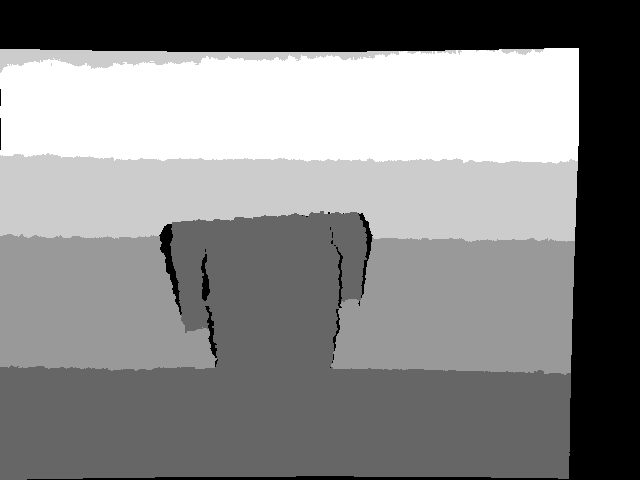
#> input picture unsorted/Unit Tests/learn0.png, 640 x 480 px
$ python test_LineCurveFeat.py   (older library calls are emulated)
#> lines starting #> are read from the running program, lines starting #| are printed output that depends on the picture
### legacyCode/utility.py
import cv2
import matplotlib as plt
import numpy as np
import random as rand
from skimage import morphology


# [36 lines left out: functions auto_canny, create_img, clahe, not called in this run]


def normalize_depth(depthimg, colormap=False):
    # Normalize depth image
    min, max, minloc, maxloc = cv2.minMaxLoc(depthimg)
    adjmap = np.zeros_like(depthimg)
    dst = cv2.convertScaleAbs(depthimg, adjmap, 255 / (max - min), -min)
    if colormap == True:
        return cv2.applyColorMap(dst, cv2.COLORMAP_JET)
    else:
        return dst


# [233 lines left out: functions morpho, curve_discont, depth_discont, edge_detect, mask_contours, find_contours and 4 more, not called in this run]


def get_orientation(line, window_size):
    dy = abs(line[0] - line[2])
    dx = abs(line[1] - line[3])
    # Vertical or horizontal line test
    if dy > dx or dy == dx:
        pt1 = [line[0], line[1] - window_size]
        pt2 = [line[0], line[1] + window_size]
        pt3 = [line[2], line[3] - window_size]
        pt4 = [line[2], line[3] + window_size]
        return pt1, pt2, pt3, pt4
    else:
        pt1 = [line[0] - window_size, line[1]]
        pt2 = [line[0] + window_size, line[1]]
        pt3 = [line[2] - window_size, line[3]]
        pt4 = [line[2] + window_size, line[3]]
        return pt1, pt2, pt3, pt4


# [16 lines left out: function get_direction_py, not called in this run]

def get_ordering(pt1, pt2, pt3, pt4):
    temp1 = np.linalg.norm(np.subtract((np.add(pt1, pt3) / 2.0), (np.add(pt2, pt4) / 2.0)))
    temp2 = np.linalg.norm(np.subtract((np.add(pt1, pt4) / 2.0), (np.add(pt2, pt3) / 2.0)))
    res = np.array([pt1, pt3, pt4, pt2]) if temp1 > temp2 else np.array([pt1, pt4, pt3, pt2])
    return [[int(i) for i in pt] for pt in res]


# [98 lines left out: functions draw_convex, draw_convex_py, draw_lf, draw_lp, swap_indices_m, swap_indices, not called in this run]


def swap_cols(arr, frm, to):
    arr[:,[frm, to]] = arr[:,[to, frm]]


# [5 lines left out: function squeeze_ndarr, not called in this run]

### unsorted/LabelLineCurveFeature.py
import cv2
import numpy as np

from legacyCode.utility import get_orientation, get_ordering


# Written 11/8/2016
# Label Line curve feature
# Pre-condition: Gets the depth image and list of line segments and parameters
# Post-condition: Returns a list of lines labeled as curvature edges or discontinuities
# ----------------
# We define curvature edges as lines (or curves) on the object and discontinuities as those lines
# on the outside edges of the object where you can see it touching the background.

# 12/5/2016 - Gets some of the lines, but not all and doesn't get any lines past a particular index


def swap_indices(arr):
    res = []
    for i, e in enumerate(arr):
        res.append([arr[i][1] - 1, arr[i][0] - 1])
    return np.array(res)


def roipoly(src, poly):
    mask = np.zeros_like(src, dtype=np.uint8)

    cv2.fillConvexPoly(mask, poly, 255) # Create the ROI
    res = src * mask
    # [5 lines of commented-out code are left out]
    return res


# [30 lines left out: function roipoly2, not called in this run]


def classify_curves(src, list_lines, list_points, window_size):
    im_size = src.shape
    out = []
    for index, line in enumerate(list_lines):
        pt1, pt2, pt3, pt4 = get_orientation(line, window_size)
        win = get_ordering(pt1, pt2, pt3, pt4)
        # win2 = get_ordering(pt1, pt2, pt3, pt4)
        win = swap_indices(win)

        # print(win)
        mask4 = roipoly(src, win)
        # mask0 = np.array(roipoly2(src, line, win2))
        area = cv2.contourArea(np.int32([win]))
        # print('Mask4 area:', area)
        # print('Mask4 count:', cv2.countNonZero(mask4))


        # a1 = np.mean(mask4[np.nonzero(mask4)])
        a1 = sum(src[np.nonzero(mask4)]) / cv2.countNonZero(mask4)
        # a1 = sum(mask4)) / cv2.countNonZero(np.array(mask4))

        # Get mask of values on the line
        lx = list_points[index]
        temp_list = []
        for ii in lx:
            t1, t2 = np.unravel_index([ii - 1], im_size, order='F')
            temp_list.append([t1[0], t2[0]])

        mask5 = []
        for i in temp_list:
            mask5.append(src[i[0], i[1]])

        mask5 = [value for value in mask5 if value != 0]
        a2 = np.mean(mask5)

        # print('A1', a1, '\nA2', a2)

        b1 = cv2.countNonZero(mask4) * a1 - len(mask5) * a2
        try:
            b11 = float(b1) / (cv2.countNonZero(mask4) - len(mask5))
        except ZeroDivisionError:
            b11 = float('nan')

        # print('B11', b11)
        if b11 < a2:
            # print('IF\n\n')
            out.append(np.append(list_lines[index], [12]))
        else:
            # print('ELSE\n\n')
            out.append(np.append(list_lines[index], [13]))

    return np.asarray(out)

### unsorted/Unit Tests/test_LineCurveFeat.py
import cv2
import scipy.io as sio
from LabelLineCurveFeature import classify_curves

from legacyCode.utility import normalize_depth


def squeeze_array(arr):
    res = []
    for i in range(arr.shape[0]):
        res.append(arr[i][0])
    return res


if __name__ == '__main__':
    depthimg = cv2.imread('learn0.png', -1)
#> depthimg is the input picture: shape (480, 640) uint16; min 0, max 1425, mean 770.7
    src = normalize_depth(depthimg, colormap=True)
#> in normalize_depth, `min, max, minloc, maxloc = cv2.minMaxLoc(depthimg)`: min = 0; max = 1425; minloc = (0, 0); maxloc = (572, 129)
#> in normalize_depth, `dst = cv2.convertScaleAbs(depthimg, adjmap, 255 / (max - min), -min)`:
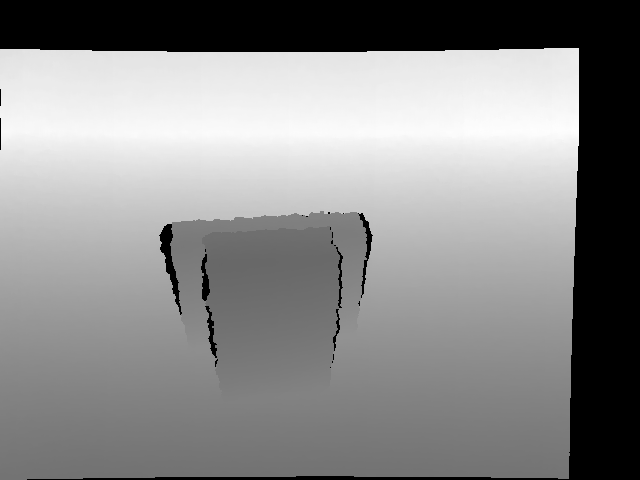
#> dst: shape (480, 640); min 0, max 255, mean 137.9
#> in normalize_depth, `return cv2.applyColorMap(dst, cv2.COLORMAP_JET)`:
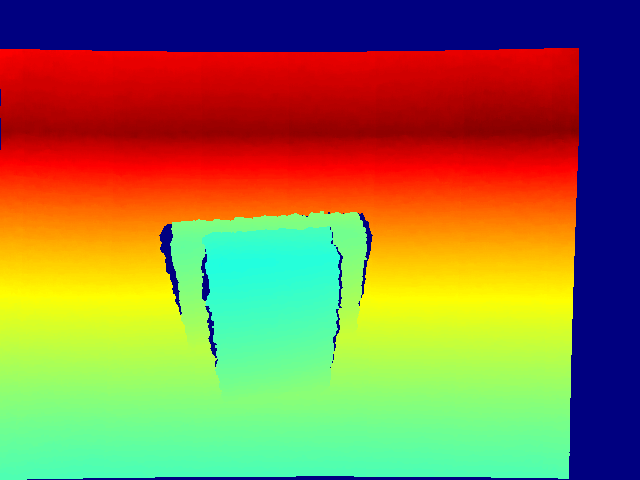
#> returned value: shape (480, 640, 3); mean of channels 0, 1, 2 73.6, 121.7, 142.6; drawn as B, G, R
    poly = [[100, 100], [0, 0], [0,0], [200, 200]]

    siz = depthimg.shape
#> siz = (480, 640)
    thresh_m = 10
    label_thresh = 11

    data = sio.loadmat('LLCF_1.mat')
#> (reads Unit Tests/LLCF_1.mat from the repository)
    Line_newC = data['Line_newC']
    Line_newCx = data['Line_newCx']
    ListPoint_newC = squeeze_array(data['ListPoint_newC'])

    # print(ListPoint_newC[0])

    line_new = classify_curves(depthimg, Line_newC, ListPoint_newC, label_thresh)
#> the loop in classify_curves, `for index, line in enumerate(list_lines):` made 470 passes
#> (a1, b1, b11) on passes 1 to 3: (866.3, 93562, 866.3), (1248.9, 163617, 1249), (1270.3, 196913, 1270.4)
#> pass 1, in roipoly, `res = src * mask`:
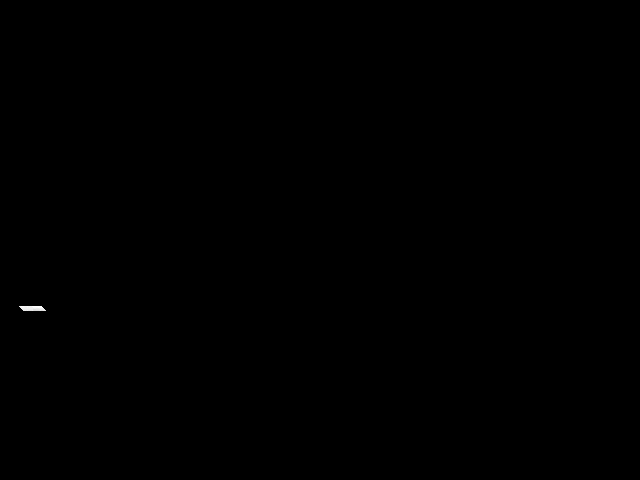
#> res: shape (480, 640) uint16; min 0, max 26007, mean 9.1; drawn with min black and max white
#> after the loop in classify_curves, `for index, line in enumerate(list_lines):`: out = 470 items

    # [10 lines of commented-out code are left out]
